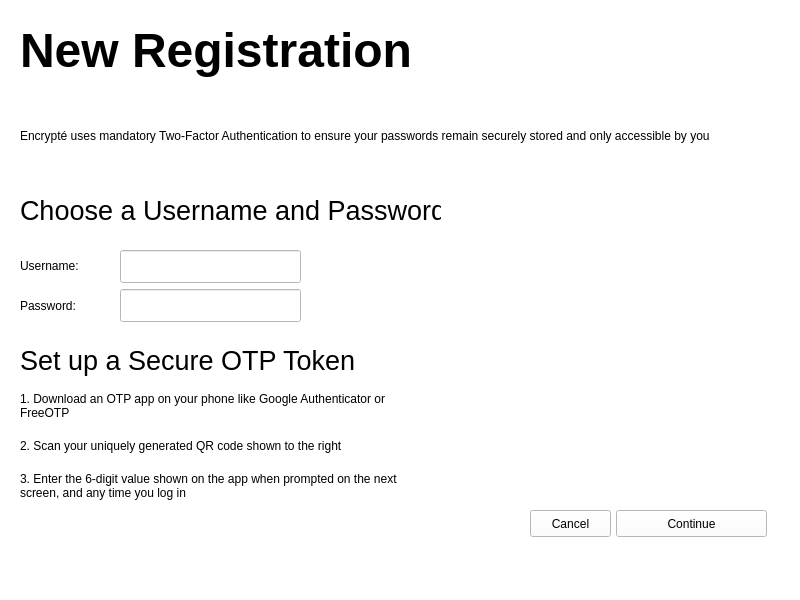
<?xml version="1.0" encoding="UTF-8"?>
<ui version="4.0">
 <class>MainWindow</class>
 <widget class="QMainWindow" name="MainWindow">
  <property name="geometry">
   <rect>
    <x>0</x>
    <y>0</y>
    <width>800</width>
    <height>600</height>
   </rect>
  </property>
  <property name="windowTitle">
   <string>MainWindow</string>
  </property>
  <property name="styleSheet">
   <string notr="true">background-color: rgb(255,255,255)</string>
  </property>
  <widget class="QWidget" name="centralwidget">
   <widget class="QLabel" name="label">
    <property name="geometry">
     <rect>
      <x>20</x>
      <y>20</y>
      <width>401</width>
      <height>61</height>
     </rect>
    </property>
    <property name="text">
     <string>&lt;html&gt;&lt;head/&gt;&lt;body&gt;&lt;p&gt;&lt;span style=&quot; font-size:36pt; font-weight:600;&quot;&gt;New Registration&lt;/span&gt;&lt;/p&gt;&lt;/body&gt;&lt;/html&gt;</string>
    </property>
   </widget>
   <widget class="QLabel" name="label_2">
    <property name="geometry">
     <rect>
      <x>20</x>
      <y>90</y>
      <width>731</width>
      <height>91</height>
     </rect>
    </property>
    <property name="styleSheet">
     <string notr="true"/>
    </property>
    <property name="text">
     <string>Encrypté uses mandatory Two-Factor Authentication to ensure your passwords remain securely stored and only accessible by you</string>
    </property>
    <property name="wordWrap">
     <bool>true</bool>
    </property>
   </widget>
   <widget class="QLabel" name="label_3">
    <property name="geometry">
     <rect>
      <x>20</x>
      <y>180</y>
      <width>421</width>
      <height>61</height>
     </rect>
    </property>
    <property name="text">
     <string>&lt;html&gt;&lt;head/&gt;&lt;body&gt;&lt;p&gt;&lt;span style=&quot; font-size:20pt;&quot;&gt;Choose a Username and Password&lt;/span&gt;&lt;/p&gt;&lt;/body&gt;&lt;/html&gt;</string>
    </property>
   </widget>
   <widget class="QLineEdit" name="username_input">
    <property name="geometry">
     <rect>
      <x>120</x>
      <y>250</y>
      <width>181</width>
      <height>33</height>
     </rect>
    </property>
   </widget>
   <widget class="QLabel" name="label_4">
    <property name="geometry">
     <rect>
      <x>20</x>
      <y>249</y>
      <width>93</width>
      <height>33</height>
     </rect>
    </property>
    <property name="text">
     <string>Username:</string>
    </property>
   </widget>
   <widget class="QLineEdit" name="password_input">
    <property name="geometry">
     <rect>
      <x>120</x>
      <y>289</y>
      <width>181</width>
      <height>33</height>
     </rect>
    </property>
   </widget>
   <widget class="QLabel" name="label_5">
    <property name="geometry">
     <rect>
      <x>20</x>
      <y>289</y>
      <width>93</width>
      <height>33</height>
     </rect>
    </property>
    <property name="text">
     <string>Password:</string>
    </property>
   </widget>
   <widget class="QLabel" name="label_6">
    <property name="geometry">
     <rect>
      <x>20</x>
      <y>330</y>
      <width>341</width>
      <height>61</height>
     </rect>
    </property>
    <property name="text">
     <string>&lt;html&gt;&lt;head/&gt;&lt;body&gt;&lt;p&gt;&lt;span style=&quot; font-size:20pt;&quot;&gt;Set up a Secure OTP Token&lt;/span&gt;&lt;/p&gt;&lt;/body&gt;&lt;/html&gt;</string>
    </property>
   </widget>
   <widget class="QLabel" name="qr_code_image">
    <property name="geometry">
     <rect>
      <x>500</x>
      <y>220</y>
      <width>221</width>
      <height>231</height>
     </rect>
    </property>
    <property name="text">
     <string>&lt;html&gt;&lt;head/&gt;&lt;body&gt;&lt;p align=&quot;center&quot;&gt;&lt;img src=&quot;:/images/resources/qr_example.png&quot;/&gt;&lt;/p&gt;&lt;/body&gt;&lt;/html&gt;</string>
    </property>
    <property name="scaledContents">
     <bool>true</bool>
    </property>
   </widget>
   <widget class="QLabel" name="label_8">
    <property name="geometry">
     <rect>
      <x>20</x>
      <y>380</y>
      <width>381</width>
      <height>51</height>
     </rect>
    </property>
    <property name="text">
     <string>1. Download an OTP app on your phone like Google Authenticator or FreeOTP</string>
    </property>
    <property name="wordWrap">
     <bool>true</bool>
    </property>
   </widget>
   <widget class="QLabel" name="label_9">
    <property name="geometry">
     <rect>
      <x>20</x>
      <y>420</y>
      <width>411</width>
      <height>51</height>
     </rect>
    </property>
    <property name="text">
     <string>2. Scan your uniquely generated QR code shown to the right</string>
    </property>
    <property name="wordWrap">
     <bool>true</bool>
    </property>
   </widget>
   <widget class="QLabel" name="label_10">
    <property name="geometry">
     <rect>
      <x>20</x>
      <y>460</y>
      <width>411</width>
      <height>51</height>
     </rect>
    </property>
    <property name="text">
     <string>3. Enter the 6-digit value shown on the app when prompted on the next screen, and any time you log in</string>
    </property>
    <property name="wordWrap">
     <bool>true</bool>
    </property>
   </widget>
   <widget class="QPushButton" name="continue_button">
    <property name="geometry">
     <rect>
      <x>616</x>
      <y>510</y>
      <width>151</width>
      <height>27</height>
     </rect>
    </property>
    <property name="text">
     <string>Continue</string>
    </property>
   </widget>
   <widget class="QPushButton" name="cancel_button">
    <property name="geometry">
     <rect>
      <x>530</x>
      <y>510</y>
      <width>81</width>
      <height>27</height>
     </rect>
    </property>
    <property name="text">
     <string>Cancel</string>
    </property>
   </widget>
  </widget>
  <widget class="QStatusBar" name="statusbar"/>
 </widget>
 <resources>
  <include location="images.qrc"/>
 </resources>
 <connections/>
</ui>
